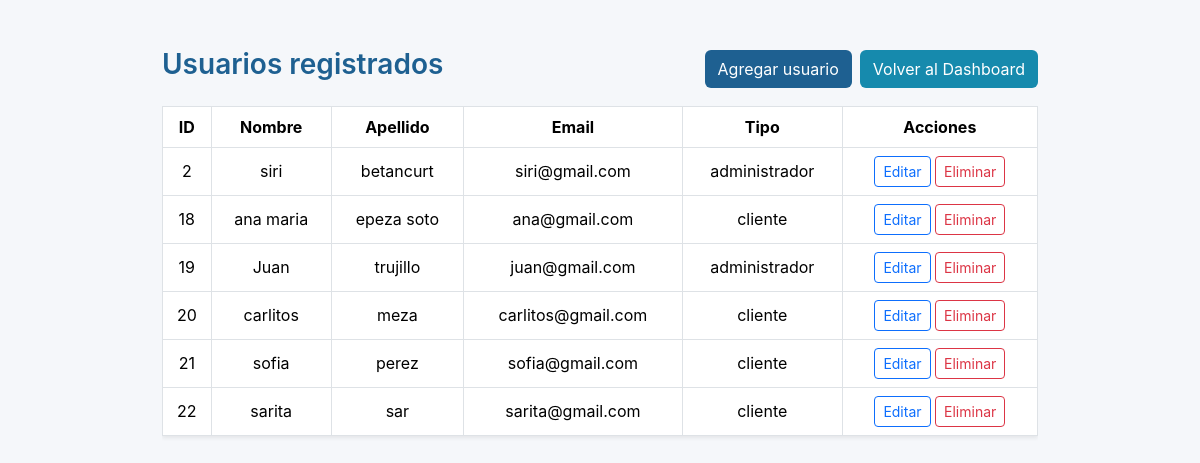
Page /views/usuarios.php (signed in) on the committed database.
### tables this page shows
CREATE TABLE `usuarios` (
  `id` int(11) NOT NULL,
  `nombre` varchar(100) NOT NULL,
  `apellido` varchar(100) NOT NULL,
  `email` varchar(50) NOT NULL,
  `contrasena` varchar(255) NOT NULL,
  `tipo` enum('administrador','cliente') NOT NULL
);

### views/usuarios.php (the view, shortened to what this page needs)
<?php
$db = new MYSQL();
$db->conectar();
$conn = $db->getConexion();
$sql = "SELECT * FROM usuarios";
$result = $conn->query($sql);
$usuarios = [];
if ($result && $result->num_rows > 0) {
    while ($row = $result->fetch_assoc()) {
        $usuarios[] = $row;
    }
}
?>
<!doctype html>
<html lang="es">
<head>
  <link href="https://cdn.jsdelivr.net/npm/bootstrap@5.3.2/dist/css/bootstrap.min.css" rel="stylesheet">
</head>
<body>
<div class="container mt-5">
  <div class="d-flex justify-content-between align-items-center mb-3">
    <h3 class="titulo">Usuarios registrados</h3>
    <div class="d-flex gap-2">
      <a href="agregar_usuario.php" class="btn btn-agregar">Agregar usuario</a>
      <a href="../dashboard.php" class="btn btn-dashboard">Volver al Dashboard</a>
    </div>
  </div>
  <?php if (empty($usuarios)): ?>
    <div class="alert alert-warning">No hay usuarios registrados.</div>
  <?php else: ?>
  <div class="table-responsive">
    <table class="table table-bordered align-middle text-center bg-white shadow-sm">
      <thead>
        <tr>
          <th>ID</th>
          <th>Nombre</th>
          <th>Apellido</th>
          <th>Email</th>
          <th>Tipo</th>
          <th>Acciones</th>
        </tr>
      </thead>
      <tbody>
        <?php foreach ($usuarios as $u): ?>
        <tr>
          <td><?= htmlspecialchars($u['id']) ?></td>
          <td><?= htmlspecialchars($u['nombre']) ?></td>
          <td><?= htmlspecialchars($u['apellido']) ?></td>
          <td><?= htmlspecialchars($u['email']) ?></td>
          <td><?= htmlspecialchars($u['tipo']) ?></td>
          <td>
            <a href="editar_usuario.php?id=<?= $u['id'] ?>" class="btn btn-sm btn-outline-primary">Editar</a>
            <button class="btn btn-sm btn-outline-danger eliminar-btn" data-id="<?= $u['id'] ?>">Eliminar</button>
          </td>
        </tr>
        <?php endforeach; ?>
      </tbody>
    </table>
  </div>
  <?php endif; ?>
</div>
</body>
</html>

### views/usuarios.php (style rules this page uses)
body { background-color: #f5f7fa; font-family: 'Inter', sans-serif; }
.container { max-width: 900px; }
.table thead { background-color: #184e77; color: #fff; }
.btn-agregar { background-color: #1e6091; color: #fff; }
.btn-dashboard { background-color: #168aad; color: #fff; }
.titulo { color: #1e6091; font-weight: 600; }

### rows in the picture
usuarios: id "2", nombre "siri", apellido "betancurt", email "siri@gmail.com", tipo "administrador"
usuarios: id "18", nombre "ana maria", apellido "epeza soto", email "ana@gmail.com", tipo "cliente"
usuarios: id "19", nombre "Juan", apellido "trujillo", email "juan@gmail.com", tipo "administrador"
usuarios: id "20", nombre "carlitos", apellido "meza", email "carlitos@gmail.com", tipo "cliente"
usuarios: id "21", nombre "sofia", apellido "perez", email "sofia@gmail.com", tipo "cliente"
usuarios: id "22", nombre "sarita", apellido "sar", email "sarita@gmail.com", tipo "cliente"
